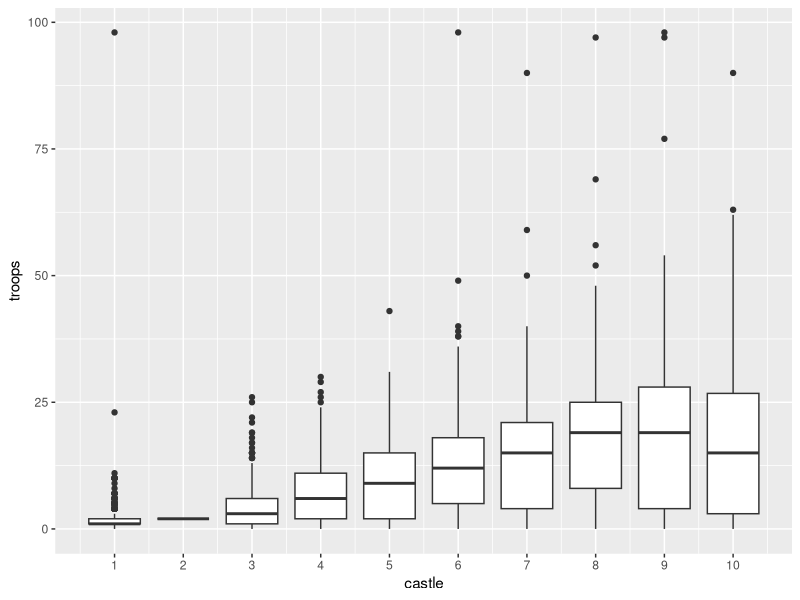
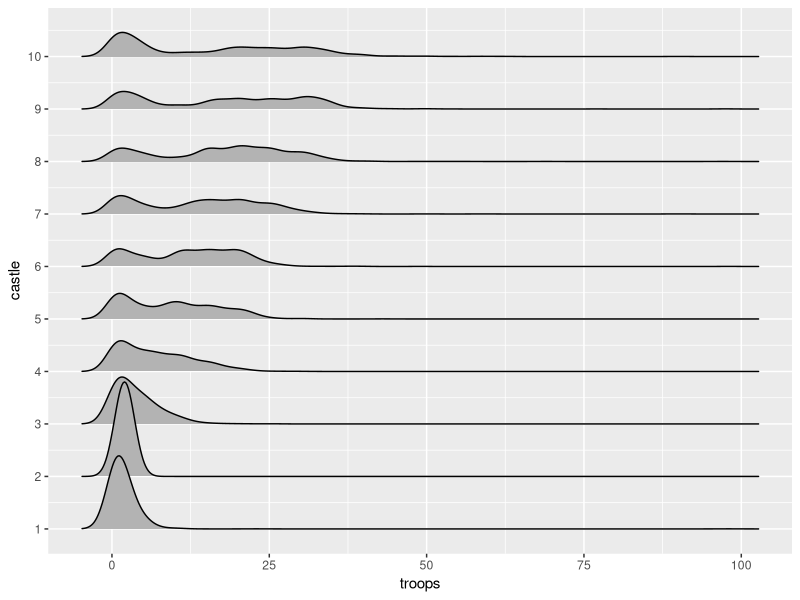
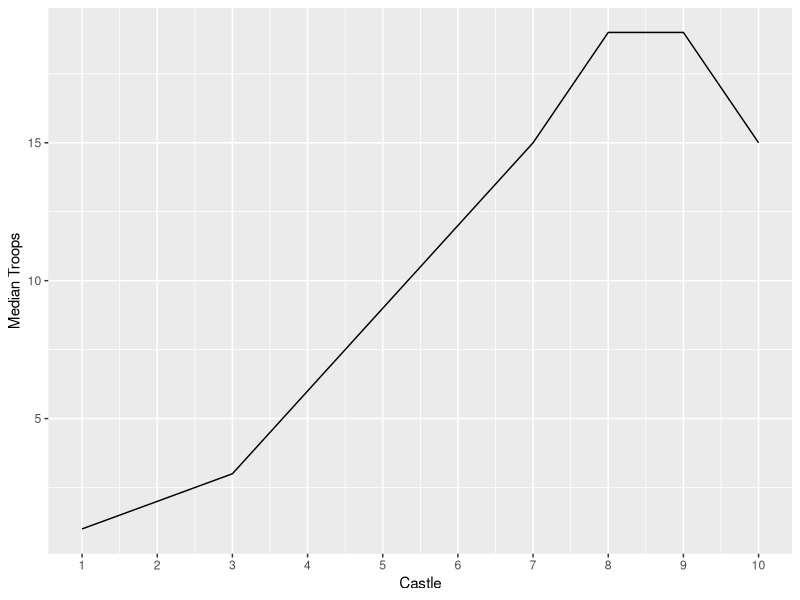

R code for these plots, in order:
## ---- chunk 1
#devtools::install_github("hadley/tidyr")
library(tidyverse)
## ---- chunk 2
#Convenience functions I end up using a lot 
numextract <- function(string){
  as.numeric(str_extract(string, "\\-*\\d+\\.*\\d*"))
}

comma <- function(x) format(x, digits = 3, big.mark = ",")

comma_0 <- function(x) format(x, digits = 0, big.mark = ",")


## ---- chunk 3

hist_data <- read_csv("castle-solutions-3.csv") %>% 
  mutate('Castle 2' = numextract('Castle 2')) %>%
  select(-'Why did you choose your troop deployment?') %>%
  mutate(total = rowSums(.),
         bad_total = ifelse(total == 100, 0, 1))

summary(hist_data$total)
## ---- chunk 4

hist_data <- hist_data %>%
  filter(total > 94 & total < 105) %>%
  mutate_at(vars(-total, - bad_total), list(~ round(100*(.) / total, digits = 0))) %>%
  select(-total, -bad_total)


write_csv(hist_data, "clean_comp_3_data.csv")
## ---- chunk 5
hist_data_long <- hist_data %>%
  pivot_longer(everything(), names_to = "castle", values_to = "troops") %>%
  mutate(castle = numextract(castle))

ggplot(hist_data_long, aes(x = castle, y = troops)) + geom_boxplot(aes(group = castle))+ scale_x_continuous(breaks = seq(1, 10, 1))
## ---- chunk 6
ggplot(hist_data_long, aes(x = troops, y = castle, group = castle)) + ggridges::geom_density_ridges() + scale_y_continuous(breaks = seq(1, 10, 1))
## ---- chunk 7
hist_data_long %>%
  group_by(castle) %>%
  summarise(median_troops = median(troops)) %>%
  ggplot(aes(x = castle, y = median_troops)) + geom_line() + labs(y = "Median Troops", x = "Castle") + scale_x_continuous(breaks = seq(1, 10, 1))
